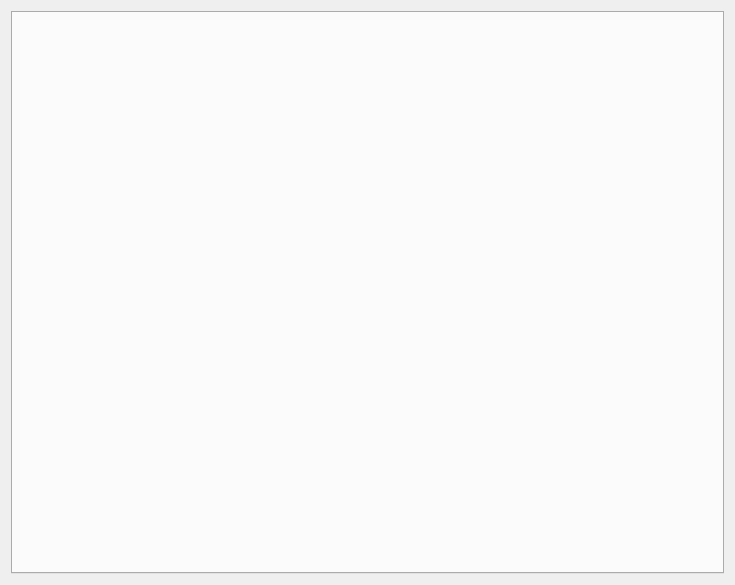
<?xml version="1.0" encoding="UTF-8"?>
<ui version="4.0">
 <class>RaceControlTab</class>
 <widget class="QWidget" name="RaceControlTab">
  <property name="geometry">
   <rect>
    <x>0</x>
    <y>0</y>
    <width>735</width>
    <height>585</height>
   </rect>
  </property>
  <property name="windowTitle">
   <string>Form</string>
  </property>
  <layout class="QVBoxLayout" name="verticalLayout">
   <item>
    <widget class="QTabWidget" name="tabWidget">
     <property name="currentIndex">
      <number>-1</number>
     </property>
    </widget>
   </item>
  </layout>
 </widget>
 <resources/>
 <connections/>
</ui>
